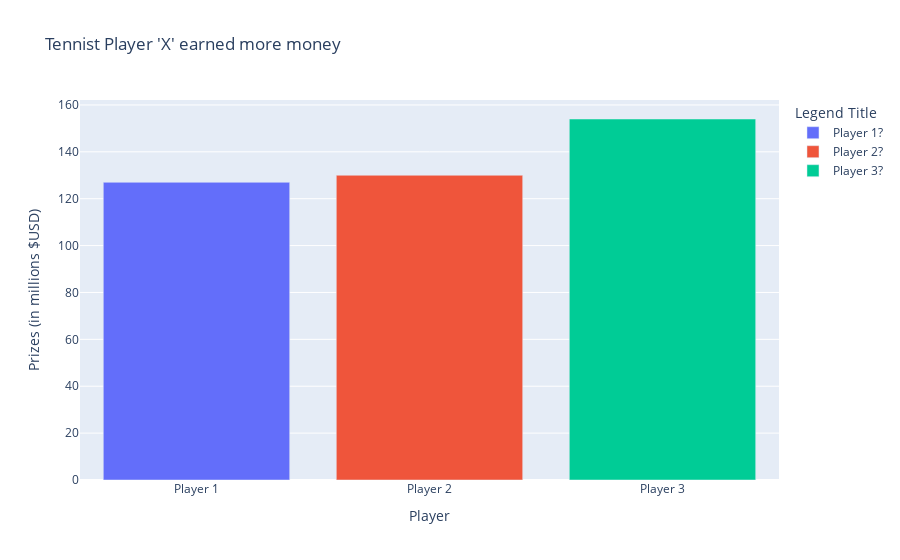

Notebook source saved alongside this figure:
### Code cell
fig = go.Figure()

fig.add_trace(go.Bar(
    x=['Player 1'],
    y=[df.income.rafa],
    name="Player 1?"
))

fig.add_trace(go.Bar(
    x=['Player 2'],
    y=[df.income.roger],
    name="Player 2?"
))

fig.add_trace(go.Bar(
    x=['Player 3'],
    y=[df.income.nole],
    name="Player 3?"
))

fig.update_layout(
    title="Tennist Player 'X' earned more money",
    xaxis_title="Player",
    yaxis_title="Prizes (in millions $USD)",
    legend_title="Legend Title",
)

fig.show()

### Figure 1 — Plotly figure (JSON) as saved in the notebook; plotly's stock layout.template omitted (floating-point values rounded to 4 significant figures)
{"data": [{"name": "Player 1?", "type": "bar", "x": ["Player 1"], "y": [127]}, {"name": "Player 2?", "type": "bar", "x": ["Player 2"], "y": [130]}, {"name": "Player 3?", "type": "bar", "x": ["Player 3"], "y": [154]}], "layout": {"autosize": true, "legend": {"title": {"text": "Legend Title"}}, "title": {"text": "Tennist Player 'X' earned more money"}, "xaxis": {"autorange": true, "range": [-0.5, 2.5], "title": {"text": "Player"}, "type": "category"}, "yaxis": {"autorange": true, "range": [0, 162.1], "title": {"text": "Prizes (in millions $USD)"}, "type": "linear"}}}
